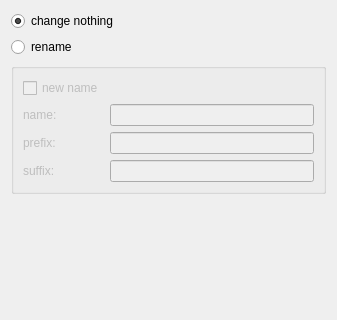
<?xml version="1.0" encoding="UTF-8"?>
<ui version="4.0">
 <class>Widget</class>
 <widget class="QWidget" name="Widget">
  <property name="geometry">
   <rect>
    <x>0</x>
    <y>0</y>
    <width>337</width>
    <height>320</height>
   </rect>
  </property>
  <property name="windowTitle">
   <string notr="true">Form</string>
  </property>
  <layout class="QFormLayout" name="formLayout">
   <property name="fieldGrowthPolicy">
    <enum>QFormLayout::AllNonFixedFieldsGrow</enum>
   </property>
   <item row="0" column="0">
    <widget class="QRadioButton" name="changeNothingRadioButton">
     <property name="text">
      <string>change nothing</string>
     </property>
     <property name="checked">
      <bool>true</bool>
     </property>
    </widget>
   </item>
   <item row="1" column="0">
    <widget class="QRadioButton" name="renameRadioButton">
     <property name="text">
      <string>rename</string>
     </property>
    </widget>
   </item>
   <item row="2" column="0" colspan="2">
    <widget class="QGroupBox" name="groupBox">
     <property name="enabled">
      <bool>false</bool>
     </property>
     <property name="title">
      <string/>
     </property>
     <layout class="QGridLayout" name="gridLayout">
      <item row="0" column="0">
       <widget class="QCheckBox" name="newNameCheckBox">
        <property name="text">
         <string>new name</string>
        </property>
       </widget>
      </item>
      <item row="1" column="0">
       <widget class="QLabel" name="label_2">
        <property name="text">
         <string>name: </string>
        </property>
       </widget>
      </item>
      <item row="1" column="1">
       <widget class="QLineEdit" name="nameLineEdit">
        <property name="enabled">
         <bool>false</bool>
        </property>
       </widget>
      </item>
      <item row="2" column="0">
       <widget class="QLabel" name="label">
        <property name="text">
         <string>prefix: </string>
        </property>
       </widget>
      </item>
      <item row="2" column="1">
       <widget class="QLineEdit" name="prefixLineEdit"/>
      </item>
      <item row="3" column="0">
       <widget class="QLabel" name="label_3">
        <property name="text">
         <string>suffix: </string>
        </property>
       </widget>
      </item>
      <item row="3" column="1">
       <widget class="QLineEdit" name="suffixLineEdit"/>
      </item>
     </layout>
    </widget>
   </item>
  </layout>
 </widget>
 <resources/>
 <connections>
  <connection>
   <sender>renameRadioButton</sender>
   <signal>toggled(bool)</signal>
   <receiver>groupBox</receiver>
   <slot>setEnabled(bool)</slot>
   <hints>
    <hint type="sourcelabel">
     <x>39</x>
     <y>39</y>
    </hint>
    <hint type="destinationlabel">
     <x>99</x>
     <y>74</y>
    </hint>
   </hints>
  </connection>
  <connection>
   <sender>newNameCheckBox</sender>
   <signal>toggled(bool)</signal>
   <receiver>nameLineEdit</receiver>
   <slot>setEnabled(bool)</slot>
   <hints>
    <hint type="sourcelabel">
     <x>33</x>
     <y>71</y>
    </hint>
    <hint type="destinationlabel">
     <x>161</x>
     <y>90</y>
    </hint>
   </hints>
  </connection>
 </connections>
</ui>
